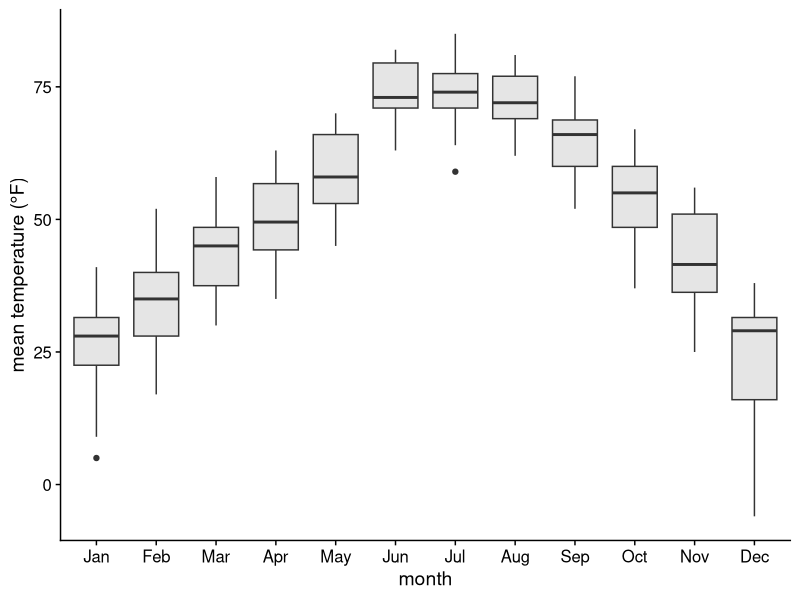
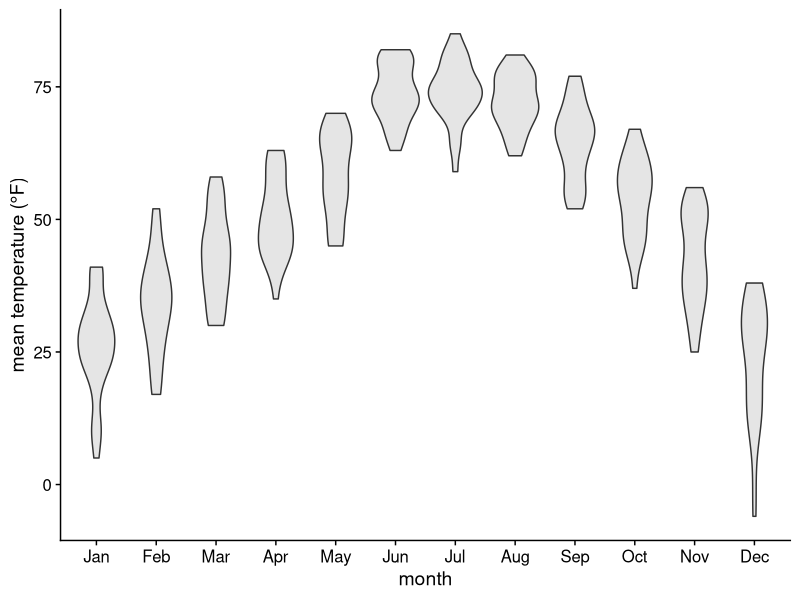
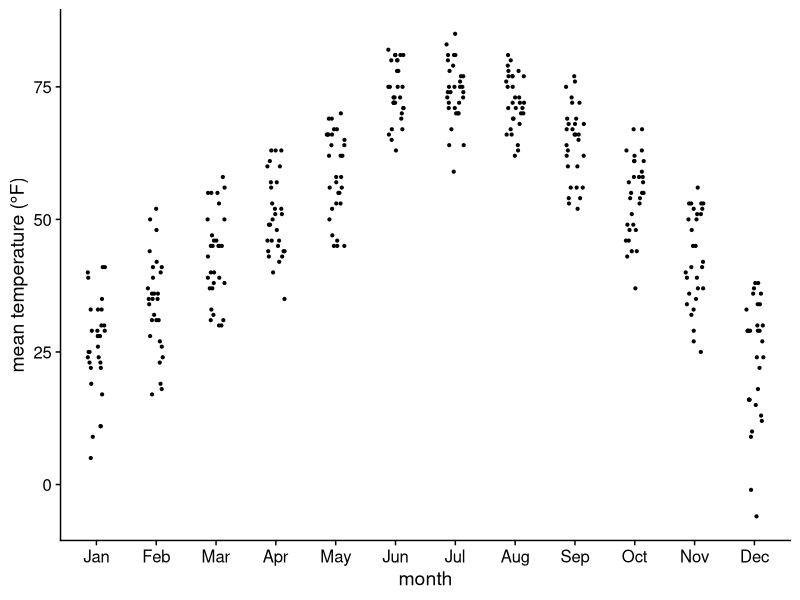
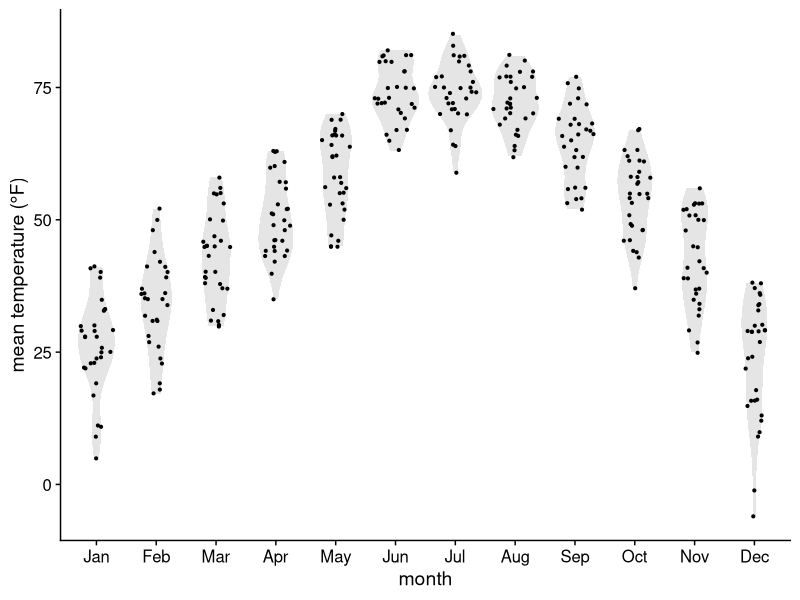

Source code (R) for these figures, in order: (Note: this script raises an error after producing the figures.)
library(tidyverse)
library(ggridges) # for lincoln_weather
library(cowplot)
library(ggforce)
library(here)

lincoln_temps <- lincoln_weather %>%
  mutate(
    month_long = Month,
    month = fct_recode(
      Month,
      Jan = "January",
      Feb = "February",
      Mar = "March",
      Apr = "April",
      May = "May",
      Jun = "June",
      Jul = "July",
      Aug = "August",
      Sep = "September",
      Oct = "October",
      Nov = "November",
      Dec = "December"
    ),
    mean_temp = `Mean Temperature [F]`
  ) %>%
  select(month, month_long, mean_temp) %>%
  mutate(month = fct_rev(month)) # fct_recode() places levels in reverse order 

saveRDS(lincoln_temps, here("datasets", "lincoln_temps.rds"))

ggplot(lincoln_temps, aes(x = month, y = mean_temp)) +
  geom_boxplot(fill = "gray90") + 
  xlab("month") + 
  ylab("mean temperature (°F)") +
  theme_half_open()

ggplot(lincoln_temps, aes(x = month, y = mean_temp)) +
  geom_violin(fill = "gray90") + 
  xlab("month") + 
  ylab("mean temperature (°F)") +
  theme_half_open()

ggplot(lincoln_temps, aes(x = month, y = mean_temp)) +
  geom_point(
    position = position_jitter(width = .15, height = 0, seed = 320),
    size = 0.75
  ) +
  xlab("month") + 
  ylab("mean temperature (°F)") +
  theme_half_open()

ggplot(lincoln_temps, aes(x = month, y = mean_temp)) +
  geom_violin(color = NA, fill = "gray90") + 
  stat_sina(size = 0.75) + 
  xlab("month") + 
  ylab("mean temperature (°F)") +
  theme_half_open()

ggplot(lincoln_temps, aes(x = mean_temp, y = month_long)) +
  geom_density_ridges(
    scale = 3,
    rel_min_height = 0.01,
    bandwidth = 3.4,
    fill = lighten("#56B4E9", .3),
    color = "white"
  ) +
  scale_x_continuous(
    name = "mean temperature (°F)",
    expand = c(0, 0), breaks = c(0, 25, 50, 75)
  ) +
  scale_y_discrete(name = NULL, expand = expansion(add = c(0.2, 2.6))) +
  theme_minimal_grid() +
  theme(
    axis.text.y = element_text(vjust = 0)
  )

ggplot(lincoln_temps, aes(x = mean_temp, y = month_long)) +
  geom_density_ridges(
    scale = 3,
    rel_min_height = 0.01,
    bandwidth = 3.4
  )
